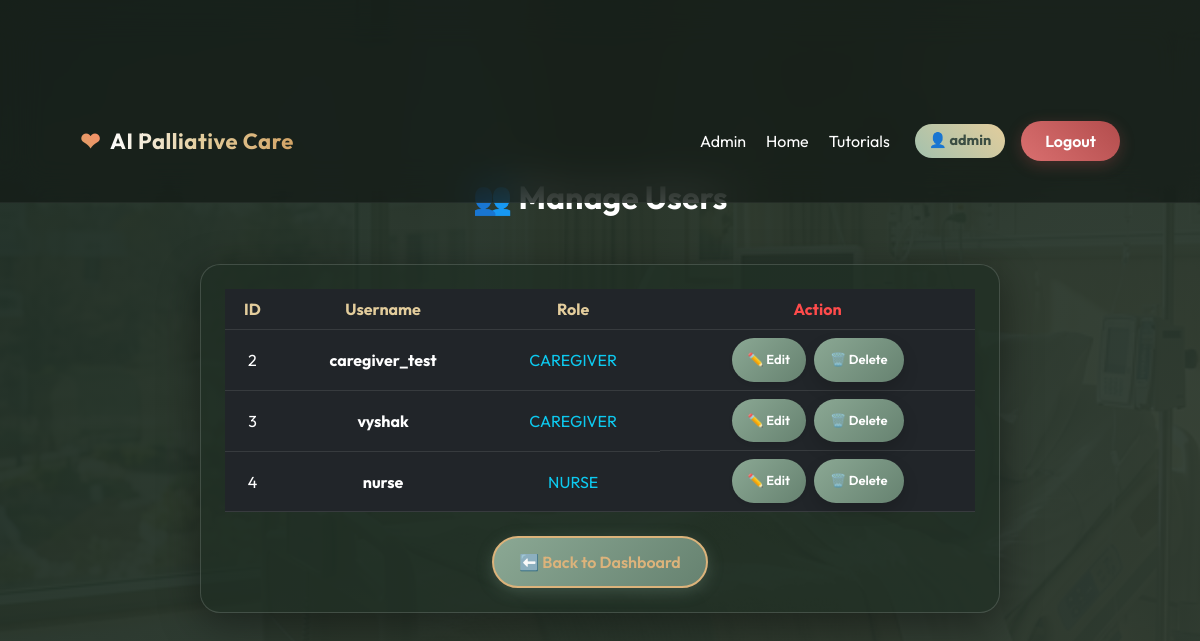
Page /manage_users (signed in) on the committed database.
### tables this page shows
CREATE TABLE users(
        id INTEGER PRIMARY KEY AUTOINCREMENT,
        username TEXT UNIQUE,
        password TEXT,
        role TEXT,
        status TEXT DEFAULT 'Available'
    );

### app.py (the view)
@app.route("/manage_users")
def manage_users():
    if session.get("role") != "admin":
        return redirect("/login")
    conn = get_db()
    users = conn.execute("SELECT id, username, role FROM users WHERE role != 'admin'").fetchall()
    conn.close()
    return render_template("admin_manage_users.html", users=users)

### app.py (called while the page is built)
@app.after_request
def add_header(response):
    response.cache_control.no_store = True
    response.cache_control.no_cache = True
    response.cache_control.must_revalidate = True
    response.cache_control.max_age = 0
    return response

def get_db():
    conn = sqlite3.connect(DB)
    conn.row_factory = sqlite3.Row
    return conn

### templates/admin_manage_users.html (shortened to what this page needs)
{% extends "base.html" %}
{% block content %}
<div class="container py-5">
    <h2 class="text-center fw-bold text-white mb-5">👥 Manage Users</h2>
    <div class="glass-card table-responsive p-4 mx-auto" style="max-width: 800px;">
        <table class="table table-dark table-hover text-center align-middle" style="background: transparent;">
            <thead>
                <tr>
                    <th scope="col" style="color: #e3cd9c;">ID</th>
                    <th scope="col" style="color: #e3cd9c;">Username</th>
                    <th scope="col" style="color: #e3cd9c;">Role</th>
                    <th scope="col" style="color: #ff4b4b;">Action</th>
                </tr>
            </thead>
            <tbody>
                {% for user in users %}
                <tr>
                    <td>{{ user.id }}</td>
                    <td class="fw-bold">{{ user.username }}</td>
                    <td class="text-uppercase text-info">{{ user.role }}</td>
                    <td class="d-flex justify-content-center gap-2">
                        <a href="/edit_user/{{ user.id }}" class="btn btn-sm btn-outline-info rounded-pill px-3 shadow-sm" style="font-size: 13px;">
                            ✏️ Edit
                        </a>
                        <a href="/delete_user/{{ user.id }}" class="btn btn-sm btn-danger rounded-pill px-3 shadow" style="font-size: 13px;" onclick="return confirm('⚠️ Are you sure you want to permanently delete user: {{ user.username }}?');">
                            🗑️ Delete
                        </a>
                    </td>
                </tr>
                {% else %}
                <tr>
                    <td colspan="4" class="py-4">No other users found.</td>
                </tr>
                {% endfor %}
            </tbody>
        </table>
        <div class="text-center mt-4">
            <a href="/admin_dashboard" class="btn btn-outline rounded-pill">⬅️ Back to Dashboard</a>
        </div>
    </div>
</div>
{% endblock %}

### static/css/style.css (style rules this page uses)
body { font-family: 'Outfit', sans-serif; margin: 0; background: linear-gradient(135deg, rgba(30, 45, 35, 0.96), rgba(46, 59, 49, 0.94)), url('../images/real_ward.png') center/cover fixed; color: #fdfdfd; min-height: 100vh; overflow-x: hidden; }
.container { padding: 20px; padding-top: 100px; text-align: center; }
.btn { background: linear-gradient(135deg, #8ba894, #668270); padding: 12px 25px; border: none; color: white; border-radius: 30px; text-decoration: none; cursor: pointer; font-weight: 600; transition: all 0.3s ease; box-shadow: 0 4px 15px rgba(102, 130, 112, 0.4); }
.btn-outline { border: 2px solid #dcb37b; padding: 12px 25px; border-radius: 30px; color: #dcb37b; text-decoration: none; font-weight: 600; transition: all 0.3s ease; }
.glass-card { background: rgba(30, 45, 35, 0.65); padding: 35px; border-radius: 20px; backdrop-filter: blur(16px); border: 1px solid rgba(255, 255, 255, 0.15); box-shadow: 0 10px 40px rgba(0, 0, 0, 0.4); transition: all 0.4s cubic-bezier(0.175, 0.885, 0.32, 1.275); }

### rows in the picture
users: id "2", username "caregiver_test", role "CAREGIVER"
users: id "3", username "vyshak", role "CAREGIVER"
users: id "4", username "nurse", role "NURSE"

### other values in the picture
{{ session["user"] }} "admin"
